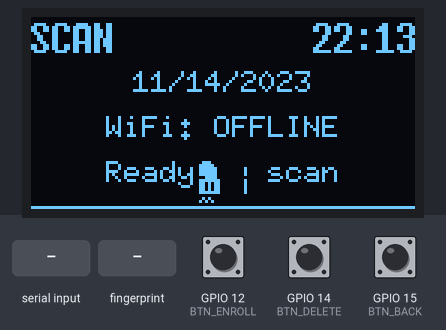
Bench run of a sketch on a simulated ESP32. Shown: 128×64 one-colour display. Inputs (shaded band) come from the test bench; at power-on: GPIO 12 (BTN_ENROLL) HIGH, GPIO 15 (BTN_BACK) HIGH, GPIO 14 (BTN_DELETE) HIGH. WiFi joins after 1.5 s; servers stay silent unless stated; the local clock reads 2024-03-15 10:24:30 at power-on unless the sketch sets it; what the sketch prints to the serial monitor is not drawn.

Above: at 2.2 s.
2.3 s: GPIO 12 (BTN_ENROLL) pulled LOW for 0.15 s
At 3.5 s:
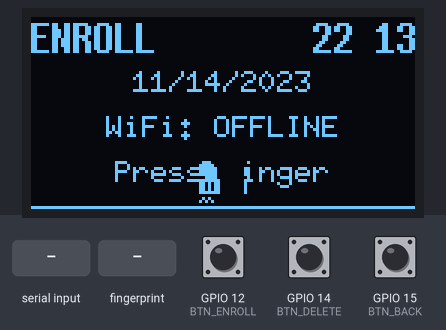
4.3 s: GPIO 15 (BTN_BACK) pulled LOW for 0.15 s
At 4.9 s:
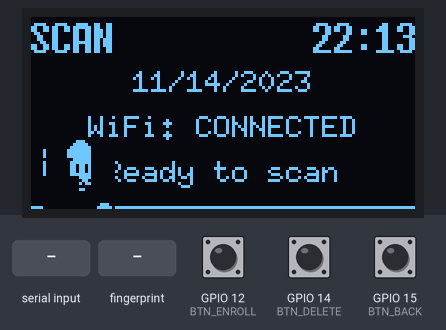
5.0 s: GPIO 14 (BTN_DELETE) pulled LOW for 0.15 s
At 5.9 s:
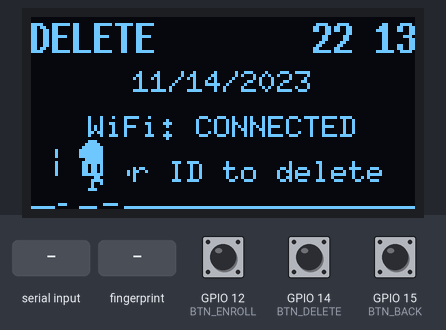
7.0 s: "90,45\n" received over Serial
At 8.2 s:
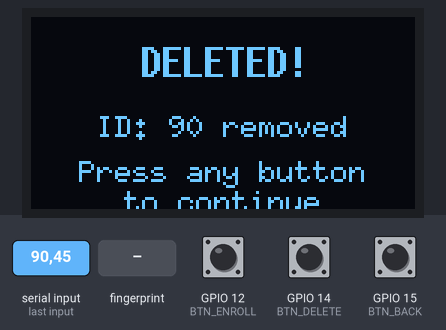
10.0 s: finger stored as number 1 placed on the sensor
At 11.4 s:
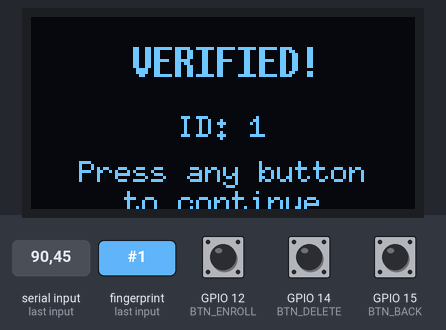
11.8 s: GPIO 12 (BTN_ENROLL) pulled LOW for 1 s
At 13.3 s:
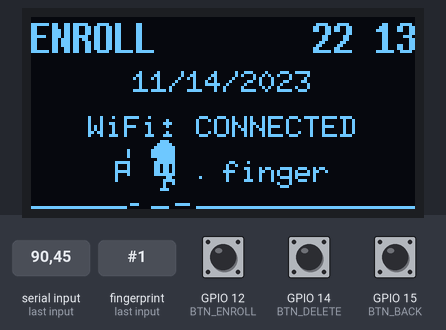
Timing chart, 0 to 14.8 s (numbered marks = the images above; inputs shaded):
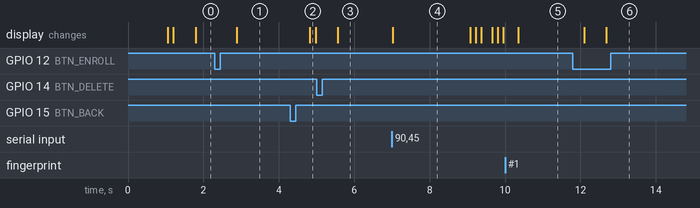

The sketch:

FINGERanddisplay.ino
```cpp
#include <Adafruit_Fingerprint.h>
#include <HardwareSerial.h>
#include <Wire.h>
#include <U8g2lib.h>
#include <RTClib.h>
#include <WiFi.h>

// GPIO Definitions
#define BTN_ENROLL 12
#define BTN_DELETE 14
#define BTN_BACK   15

// Display and Fingerprint Setup
HardwareSerial mySerial(2);
Adafruit_Fingerprint finger = Adafruit_Fingerprint(&mySerial);
U8G2_SSD1306_128X64_NONAME_F_HW_I2C u8g2(U8G2_R0, /* reset=*/ U8X8_PIN_NONE, 32, 33);
RTC_DS3231 rtc;

// WiFi Credentials
const char* ssid = "Geckotech Intern ^_^";
const char* password = "Jeremiah33:3";

const unsigned char dino24_1[] PROGMEM = {
  0x00,0x00,0x00, 0x00,0x38,0x00, 0x00,0x7C,0x00,
  0x00,0xFE,0x00, 0x01,0xFF,0x00, 0x01,0xFF,0x00,
  0x01,0xFF,0x00, 0x00,0xFC,0x00, 0x01,0xFE,0x00,
  0x01,0xB6,0x00, 0x01,0xB6,0x00, 0x01,0xB6,0x00,
  0x01,0xFE,0x00, 0x00,0x60,0x00, 0x00,0xF0,0x00,
  0x00,0xD0,0x00, 0x00,0x10,0x00, 0x00,0x30,0x00,
  0x00,0x00,0x00, 0x00,0x00,0x00, 0x00,0x00,0x00
};

const unsigned char dino24_2[] PROGMEM = {
  0x00,0x00,0x00, 0x00,0x38,0x00, 0x00,0x7C,0x00,
  0x00,0xFE,0x00, 0x01,0xFF,0x00, 0x01,0xFF,0x00,
  0x01,0xFF,0x00, 0x00,0xFC,0x00, 0x01,0xFE,0x00,
  0x01,0xB6,0x00, 0x01,0xB6,0x00, 0x01,0xB6,0x00,
  0x01,0xFE,0x00, 0x00,0xF0,0x00, 0x00,0x60,0x00,
  0x00,0xD0,0x00, 0x00,0x00,0x00, 0x00,0x30,0x00,
  0x00,0x00,0x00, 0x00,0x00,0x00, 0x00,0x00,0x00
};

const unsigned char dino24_3[] PROGMEM = {
  0x00,0x00,0x00, 0x00,0x38,0x00, 0x00,0x7C,0x00,
  0x00,0xFE,0x00, 0x01,0xFF,0x00, 0x01,0xFF,0x00,
  0x01,0xFF,0x00, 0x00,0xFC,0x00, 0x01,0xFE,0x00,
  0x01,0xB6,0x00, 0x01,0xB6,0x00, 0x01,0xB6,0x00,
  0x01,0xFE,0x00, 0x00,0x60,0x00, 0x00,0xF0,0x00,
  0x00,0x90,0x00, 0x00,0x10,0x00, 0x00,0x38,0x00,
  0x00,0x00,0x00, 0x00,0x00,0x00, 0x00,0x00,0x00
};

const unsigned char deadDino [] PROGMEM = {
  0x00,0x00,0x0E,0x00,0x1F,0x00,0x3F,0x80,
  0x3F,0x80,0x3F,0x80,0x3C,0x00,0x7F,0x80,
  0x6B,0x80,0x6B,0x80,0x6B,0x80,0x7F,0x80,
  0x00,0x00,0x0A,0x00,0x15,0x00,0x00,0x00
};

const unsigned char* dinoFrames[] = { dino24_1, dino24_2, dino24_3 };
const int numFrames = 3;

// System State
int currentFrame = 0;
unsigned long lastFrameTime = 0;
int dinoX = 0;
int dinoY = 40;
unsigned long lastBlink = 0;
bool showColon = true;
unsigned long lastRefresh = 0;
bool needsRefresh = true;
bool wifiConnected = false;
unsigned long lastWifiCheck = 0;

// Success Message System
struct {
  bool active = false;
  String title;
  String detail;
  unsigned long startTime;
} successMsg;
const unsigned long MESSAGE_DURATION = 2000; // 2 seconds

enum Mode { SCAN, ENROLL, DELETE };
Mode currentMode = SCAN;
uint8_t id;

void setup() {
  Serial.begin(115200);
  mySerial.begin(57600, SERIAL_8N1, 4, 5);
  finger.begin(57600);

  Wire.begin(33, 32);
  u8g2.begin();
  rtc.begin();
  WiFi.begin(ssid, password);
  rtc.adjust(DateTime(F(__DATE__), F(__TIME__))); // Optional first time
  pinMode(BTN_ENROLL, INPUT_PULLUP);
  pinMode(BTN_DELETE, INPUT_PULLUP);
  pinMode(BTN_BACK, INPUT_PULLUP);

  if (finger.verifyPassword()) {
    Serial.println("Fingerprint sensor OK");
  } else {
    Serial.println("Sensor not found");
    while(1);
  }

}

void showSuccessMessage(String title, String detail) {
  successMsg.active = true;
  successMsg.title = title;
  successMsg.detail = detail;
  successMsg.startTime = millis();
  needsRefresh = true;
}

void drawDisplay() {
  u8g2.clearBuffer();

  // Show success message if active
  if (successMsg.active) {
    if (millis() - successMsg.startTime < MESSAGE_DURATION) {
      u8g2.setFont(u8g2_font_7x14B_tr);
      centerText(successMsg.title.c_str(), 20);

      u8g2.setFont(u8g2_font_6x10_tr);
      centerText(successMsg.detail.c_str(), 40);

      centerText("Press any button", 55);
      centerText("to continue", 65);

      u8g2.sendBuffer();
      return;
    } else {
      successMsg.active = false;
    }
  }

  // Normal display
  DateTime now = rtc.now();

  // Top Bar - Mode and Time
  u8g2.setFont(u8g2_font_7x14B_tr);
  switch(currentMode) {
    case SCAN:   u8g2.drawStr(0, 12, "SCAN"); break;
    case ENROLL: u8g2.drawStr(0, 12, "ENROLL"); break;
    case DELETE: u8g2.drawStr(0, 12, "DELETE"); break;
  }

  char timeBuf[9];
  sprintf(timeBuf, "%02d%c%02d", now.hour(), showColon ? ':' : ' ', now.minute());
  u8g2.drawStr(128 - u8g2.getStrWidth(timeBuf), 12, timeBuf);

  // Main Content
  u8g2.setFont(u8g2_font_6x10_tr);
  char dateBuf[20];
  sprintf(dateBuf, "%02d/%02d/%04d", now.month(), now.day(), now.year());
  centerText(dateBuf, 25);
  centerText(wifiConnected ? "WiFi: CONNECTED" : "WiFi: OFFLINE", 40);

  switch(currentMode) {
    case SCAN:   centerText("Ready to scan", 55); break;
    case ENROLL: centerText("Press finger", 55); break;
    case DELETE: centerText("Enter ID to delete", 55); break;
  }

  // Animation Area
  u8g2.drawHLine(0, 63, 128);
  if (wifiConnected) drawRunningDino(); else drawDeadDino();

  u8g2.sendBuffer();

  if (millis() - lastBlink > 500) {
    showColon = !showColon;
    lastBlink = millis();
    needsRefresh = true;
  }
}

void centerText(const char* txt, int y) {
  int w = u8g2.getStrWidth(txt);
  u8g2.setCursor((128 - w) / 2, y);
  u8g2.print(txt);
}

void drawRunningDino() {
  if (millis() - lastFrameTime > 150) {
    currentFrame = (currentFrame + 1) % numFrames;
    lastFrameTime = millis();
    dinoX += 4;
    if (dinoX > 128) dinoX = -16;
    needsRefresh = true;
  }
  u8g2.drawXBMP(dinoX, dinoY, 24, 24, dinoFrames[currentFrame]);
}

void drawDeadDino() {
  u8g2.drawXBMP((128 - 16) / 2, 47, 16, 16, deadDino);
}

void checkButtons() {
  if (successMsg.active && (digitalRead(BTN_ENROLL) == LOW ||
                          digitalRead(BTN_DELETE) == LOW ||
                          digitalRead(BTN_BACK) == LOW)) {
    successMsg.active = false;
    needsRefresh = true;
    delay(200);
    return;
  }

  if (digitalRead(BTN_ENROLL) == LOW) {
    currentMode = ENROLL;
    needsRefresh = true;
    delay(500);
  }
  if (digitalRead(BTN_DELETE) == LOW) {
    currentMode = DELETE;
    needsRefresh = true;
    delay(500);
  }
  if (digitalRead(BTN_BACK) == LOW) {
    currentMode = SCAN;
    needsRefresh = true;
    delay(500);
  }
}

uint8_t promptForID(String label) {
  Serial.print("\n" + label + " MODE\nEnter ID (1-127): ");
  String input = "";
  while (true) {
    if (digitalRead(BTN_BACK) == LOW) {
      Serial.println("\nCancelled");
      delay(500);
      return 0;
    }
    while (Serial.available()) {
      char c = Serial.read();
      if (c == '\n' || c == '\r') {
        if (input.length() > 0) return input.toInt();
      } else {
        input += c;
        Serial.print(c);
      }
    }
  }
}

bool enrollFingerprint(uint8_t id) {
  int p = -1;
  Serial.println("Place your finger");
  while (p != FINGERPRINT_OK) {
    p = finger.getImage();
    if (digitalRead(BTN_BACK) == LOW) return false;
    if (p == FINGERPRINT_NOFINGER) continue;
    if (p != FINGERPRINT_OK) return false;
  }

  if (finger.image2Tz(1) != FINGERPRINT_OK) return false;

  Serial.println("Remove finger");
  while (finger.getImage() != FINGERPRINT_NOFINGER);

  Serial.println("Place same finger again");
  while (finger.getImage() != FINGERPRINT_OK) {
    if (digitalRead(BTN_BACK) == LOW) return false;
  }

  if (finger.image2Tz(2) != FINGERPRINT_OK) return false;
  if (finger.createModel() != FINGERPRINT_OK) return false;

  if (finger.storeModel(id) == FINGERPRINT_OK) {
    showSuccessMessage("ENROLLED!", "ID: " + String(id) + " saved");
    return true;
  }
  return false;
}

void logAttendance() {
  int p = finger.getImage();
  if (p != FINGERPRINT_OK) return;

  if (finger.image2Tz() != FINGERPRINT_OK) return;

  p = finger.fingerFastSearch();
  if (p == FINGERPRINT_OK) {
    showSuccessMessage("VERIFIED!", "ID: " + String(finger.fingerID));
  } else {
    showSuccessMessage("NOT RECOGNIZED", "Try again");
  }
}

void deleteFingerprint(uint8_t id) {
  if (finger.deleteModel(id) == FINGERPRINT_OK) {
    showSuccessMessage("DELETED!", "ID: " + String(id) + " removed");
  } else {
    showSuccessMessage("DELETE FAILED", "ID not found");
  }
}

void loop() {
  checkButtons();

  if (millis() - lastWifiCheck > 2000) {
    bool newWifiStatus = (WiFi.status() == WL_CONNECTED);
    if (newWifiStatus != wifiConnected) {
      wifiConnected = newWifiStatus;
      needsRefresh = true;
    }
    lastWifiCheck = millis();
  }

  if (needsRefresh || millis() - lastRefresh > 100) {
    drawDisplay();
    lastRefresh = millis();
    needsRefresh = false;
  }

  switch (currentMode) {
    case SCAN:   logAttendance(); break;
    case ENROLL: id = promptForID("ENROLL");
                 if (id) enrollFingerprint(id);
                 currentMode = SCAN;
                 needsRefresh = true;
                 break;
    case DELETE: id = promptForID("DELETE");
                 if (id) deleteFingerprint(id);
                 currentMode = SCAN;
                 needsRefresh = true;
                 break;
  }
}
```

Measured:
- after the input at 2.3 s, the display: changes after 0.58 s (image 1)
- after the input at 4.3 s, the display: changes after 0.53 s (image 2)
- after the input at 5.0 s, the display: changes after 0.56 s (image 3)
- after the input at 7.0 s, the display: changes at once (image 4)
- after the input at 10.0 s, the display: changes after 0.35 s (image 5)
- what the display in image 4 shows lasts 2.1 s, from 7.0 s to 9.1 s
